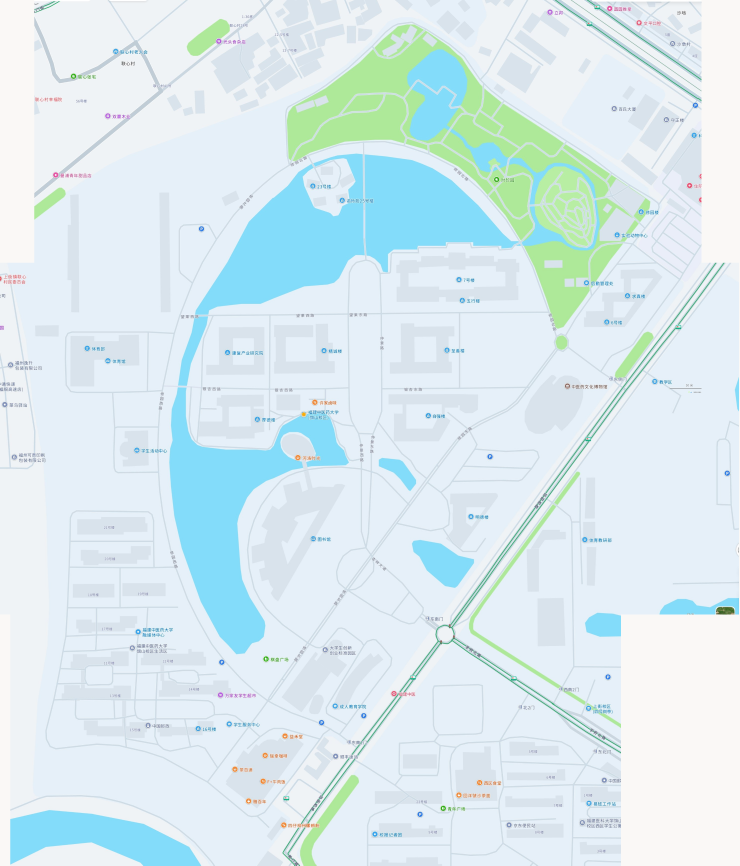
#> input picture _audit/campus_map_20261113/_data/amap/master.png, 2957 x 3463 px, found by its file name (shown at 1/4 size)
$ python r20_extract2.py
#> lines starting #> are read from the running program, lines starting #| are printed output that depends on the picture; after the words box and inside, x2 and y2 are one past the last pixel; in counts of white or black regions, pixels touching at a corner belong together
# -*- coding: utf-8 -*-
"""r20: extraction v2 - thinner morphology so that adjacent buildings stay separate."""
import os, json, time
import cv2, numpy as np

AMAP = r"C:\Users\Ko_Li\.openclaw\workspace\web\_audit\campus_map_20261113\_data\amap"
WORK = os.path.join(AMAP, "_work2")
t0 = time.time()
im = cv2.imread(os.path.join(AMAP, "master.png"))
#> im is the input picture: shape (3463, 2957, 3); mean B, G, R 240.3, 235.5, 217.7
H, W = im.shape[:2]
#> H = 3463; W = 2957
RGB = cv2.cvtColor(im, cv2.COLOR_BGR2RGB).astype(np.int16)
R, G, B = RGB[:, :, 0], RGB[:, :, 1], RGB[:, :, 2]

# ---------------- masks ----------------
d = np.maximum.reduce([np.abs(R - 217), np.abs(G - 227), np.abs(B - 236)])
bld = (d <= 10).astype(np.uint8)
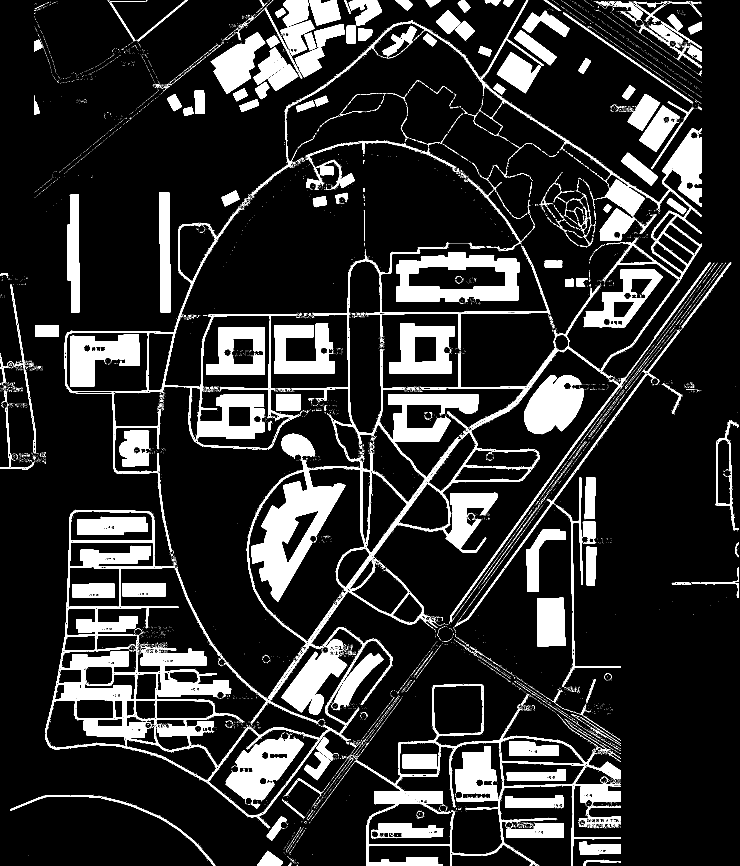
#> bld: shape (3463, 2957) (shown at 1/4 size); values 0 (black) and 1 (white), 14.1% white; 16490 white regions (15939 under 20 px), largest, box (x1, y1, x2, y2) and area: (700, 1397, 2159, 2895) 181386, (182, 2509, 1570, 3313) 102218, (1686, 488, 2806, 1660) 57304
bld = cv2.morphologyEx(bld, cv2.MORPH_OPEN, cv2.getStructuringElement(cv2.MORPH_RECT, (3, 3)))
#> bld: shape (3463, 2957); values 0 (black) and 1 (white), 11.8% white; 2473 white regions (1375 under 20 px), largest, box (x1, y1, x2, y2) and area: (1006, 1842, 1381, 2405) 73148, (1585, 1009, 2078, 1208) 53983, (903, 2944, 1215, 3233) 40201
print("building px", int(bld.sum()))
#| building px 1207621

water = ((B >= 200) & (R <= 190) & (G >= 185) & ((B - R) >= 45) & ((B - G) >= 12)).astype(np.uint8)
#> water: shape (3463, 2957); values 0 (black) and 1 (white), 8.7% white; 2659 white regions (2587 under 20 px), largest, box (x1, y1, x2, y2) and area: (677, 1549, 1396, 2617) 259851, (780, 614, 1459, 1260) 201443, (1458, 617, 2074, 1089) 156636
water = cv2.morphologyEx(water, cv2.MORPH_OPEN, cv2.getStructuringElement(cv2.MORPH_RECT, (3, 3)))
#> water: shape (3463, 2957); values 0 (black) and 1 (white), 8.6% white; 33 white regions (10 under 20 px), largest, box (x1, y1, x2, y2) and area: (677, 1549, 1395, 2617) 258771, (780, 657, 1459, 1259) 190066, (1458, 618, 2074, 1089) 156493
water = cv2.morphologyEx(water, cv2.MORPH_CLOSE, cv2.getStructuringElement(cv2.MORPH_RECT, (7, 7)))
#> water: shape (3463, 2957); values 0 (black) and 1 (white), 8.6% white; 15 white regions (4 under 20 px), largest, box (x1, y1, x2, y2) and area: (677, 614, 2083, 2617) 630322, (41, 3240, 804, 3463) 100019, (1630, 198, 2382, 818) 76385
green = ((G >= 185) & ((G - B) >= 30) & ((G - R) >= 25)).astype(np.uint8)
#> green: shape (3463, 2957); values 0 (black) and 1 (white), 4.8% white; 2076 white regions (1989 under 20 px), largest, box (x1, y1, x2, y2) and area: (1147, 123, 1930, 641) 91880, (2096, 791, 2529, 1315) 58803, (1170, 377, 1628, 644) 48232
green = cv2.morphologyEx(green, cv2.MORPH_OPEN, cv2.getStructuringElement(cv2.MORPH_RECT, (3, 3)))
#> green: shape (3463, 2957); values 0 (black) and 1 (white), 4.7% white; 88 white regions (18 under 20 px), largest, box (x1, y1, x2, y2) and area: (1147, 123, 1930, 640) 91872, (2096, 792, 2526, 1315) 58769, (1171, 377, 1628, 644) 48229
green = cv2.morphologyEx(green, cv2.MORPH_CLOSE, cv2.getStructuringElement(cv2.MORPH_RECT, (7, 7)))
#> green: shape (3463, 2957); values 0 (black) and 1 (white), 5% white; 25 white regions (8 under 20 px), largest, box (x1, y1, x2, y2) and area: (1147, 98, 2526, 1315) 384632, (2139, 666, 2379, 991) 50848, (1876, 1887, 2320, 2753) 19172
print("water px", int(water.sum()), "green px", int(green.sum()))
#| water px 879673 green px 510671


def comps(mask, min_area, simplify_eps=2.0, min_side_min=8.0, min_solidity=0.35):
#> called with min_area = 900, simplify_eps = 2, min_side_min = 8, min_solidity = 0.35
    n, lab, stats, cents = cv2.connectedComponentsWithStats(mask, 8)
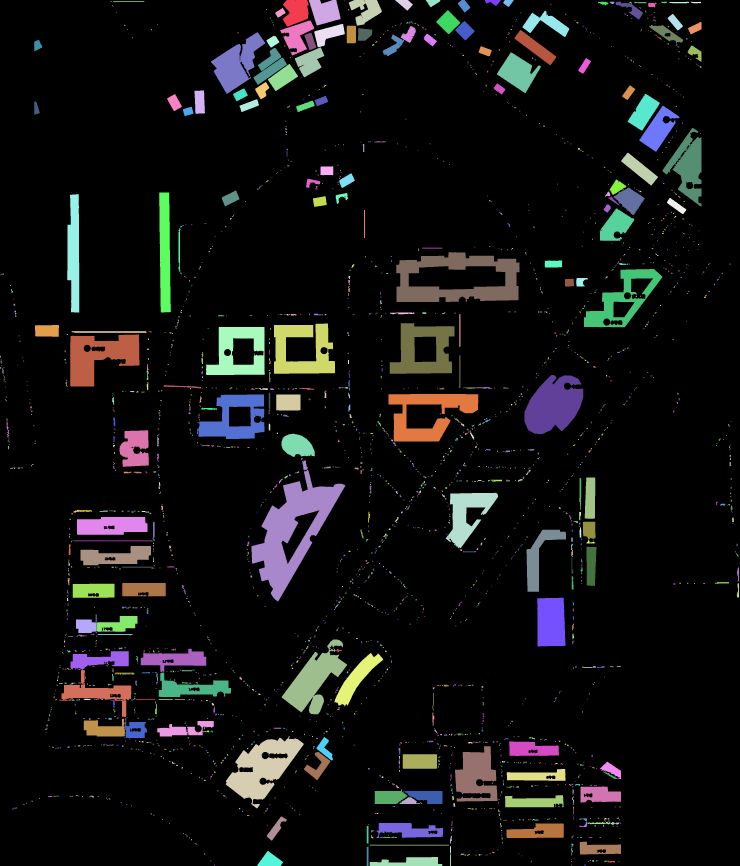
#> lab: shape (3463, 2957) int32 (shown at 1/4 size); 2474 distinct labels, from 0 to 2473; one colour per label, 0 black
#> n = 2474; stats = 2474 rows, first 6: [0, 0, 2957, 3463, 9032470], [1131, 0, 104, 106, 8203], [1236, 0, 126, 102, 9117], [1395, 0, 132, 102, 7541], [1581, 0, 70, 42, 1572], [1703, 0, 58, 29, 961]; cents = 2474 pairs, first value 0.5 to 2952.4, second value 3 to 3460.5
    out = []
    for k in range(1, n):
        x, y, w, h, a = [int(v) for v in stats[k]]
        if a < min_area or w < 6 or h < 6:
            continue
        sub = (lab[y:y + h, x:x + w] == k).astype(np.uint8)
        cnts, _ = cv2.findContours(sub, cv2.RETR_EXTERNAL, cv2.CHAIN_APPROX_SIMPLE)
        if not cnts:
            continue
        c = max(cnts, key=cv2.contourArea) + np.array([[x, y]], dtype=np.int32)
        ca = float(cv2.contourArea(c))
        if ca < min_area:
            continue
        hull = cv2.convexHull(c)
        ha = float(cv2.contourArea(hull))
        sol = ca / ha if ha > 0 else 0.0
        (rw, rh) = cv2.minAreaRect(c)[1]
        if min(rw, rh) < min_side_min or sol < min_solidity:
            continue
        approx = cv2.approxPolyDP(c, simplify_eps, True)
        pts = [[int(round(p[0][0])), int(round(p[0][1]))] for p in approx]
        if len(pts) < 3:
            continue
        out.append({"area": ca, "points": pts, "cx": float(cents[k][0]), "cy": float(cents[k][1]),
                    "bbox": [x, y, w, h], "solidity": sol,
                    "min_side": float(min(rw, rh)), "max_side": float(max(rw, rh)), "nvert": len(pts)})
#> this loop made 2473 passes
#> (x, y, w, h, a) on passes 7 to 9: (1940, 0, 63, 24, 829), (2013, 0, 42, 27, 720), (1378, 2, 3, 3, 9)
#> sub: shape (35, 290); values 0 (black) and 1 (white), 66.8% white; 2 black regions, box (x1, y1, x2, y2) and area: (0, 0, 247, 22) 2898, (273, 0, 290, 28) 475
#> after the loop, out = 112 items
    return out


buildings = comps(bld, 900)
#> buildings = 112 items
print("building comps", len(buildings))
#| building comps 112

nw, labw, statsw, centsw = cv2.connectedComponentsWithStats(water, 8)
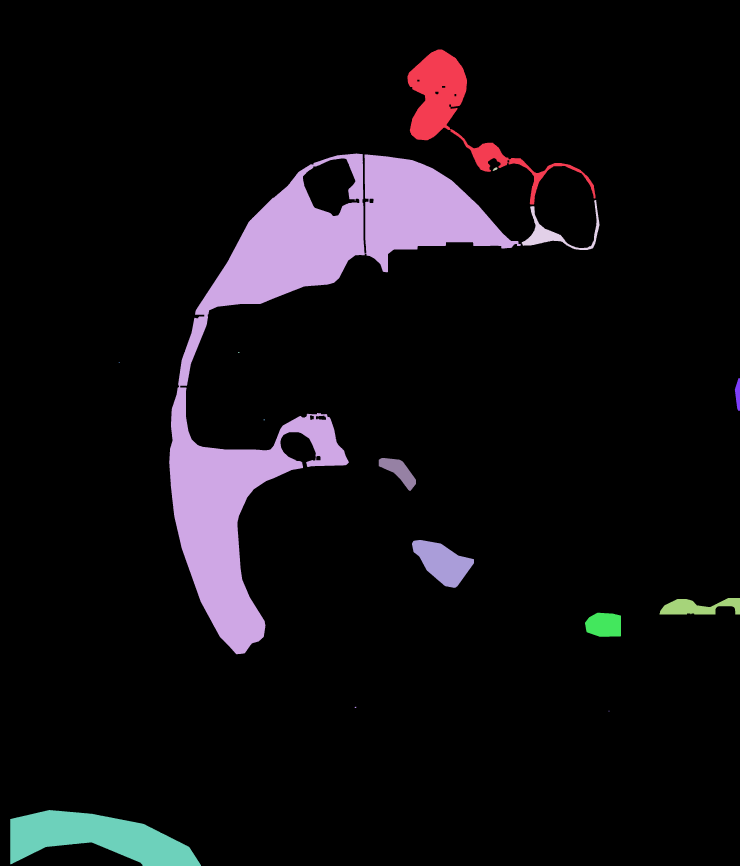
#> labw: shape (3463, 2957) int32 (shown at 1/4 size); 16 distinct labels, from 0 to 15; one colour per label, 0 black
#> nw = 16; statsw = 16 rows, first 6: [0, 0, 2957, 3463, 9360418], [1630, 198, 752, 620, 76385], [677, 614, 1406, 2003, 630322], [1971, 669, 19, 15, 152], [2087, 800, 311, 200, 11192], [952, 1409, 6, 3, 18]; centsw = 16 rows, first 8: [1501.6, 1744.2], [1823.2, 443.8], [1183.6, 1395.9], [1980.5, 675.8], [2215.7, 934.7], [954.5, 1410], [476.5, 1449], [2950.1, 1576.8]
water_polys, islands = [], []
for k in range(1, nw):
    x, y, w, h, a = [int(v) for v in statsw[k]]
    if a < 5000:
        continue
    sub = (labw[y:y + h, x:x + w] == k).astype(np.uint8)
    cnts, hier = cv2.findContours(sub, cv2.RETR_CCOMP, cv2.CHAIN_APPROX_SIMPLE)
    if hier is None:
        continue
    hier = hier[0]
    for ci, c in enumerate(cnts):
        if hier[ci][3] != -1:
            continue
        c = c + np.array([[x, y]], dtype=np.int32)
        ca = float(cv2.contourArea(c))
        if ca < 5000:
            continue
        ap = cv2.approxPolyDP(c, 3.0, True)
        water_polys.append({"area": ca, "points": [[int(round(p[0][0])), int(round(p[0][1]))] for p in ap]})
        child = hier[ci][2]
        while child != -1:
            ch = cnts[child] + np.array([[x, y]], dtype=np.int32)
            cha = float(cv2.contourArea(ch))
            if cha > 4000:
                ap2 = cv2.approxPolyDP(ch, 3.0, True)
                islands.append({"area": cha,
                                "points": [[int(round(p[0][0])), int(round(p[0][1]))] for p in ap2]})
            child = hier[child][0]
#> this loop made 15 passes
#> (x, y, w, h, a) on passes 1 to 12: (1630, 198, 752, 620, 76385), (677, 614, 1406, 2003, 630322), (1971, 669, 19, 15, 152), (2087, 800, 311, 200, 11192), (952, 1409, 6, 3, 18), (475, 1448, 4, 3, 12), (2939, 1513, 18, 130, 1514), (1054, 1678, 6, 3, 18), (1515, 1832, 149, 132, 8714), (1648, 2160, 248, 191, 26349), (2638, 2392, 319, 66, 12988), (2340, 2451, 144, 96, 11944)
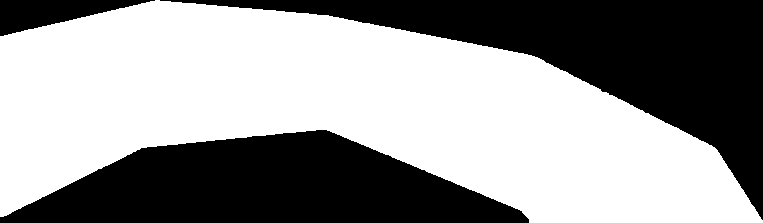
#> sub: shape (223, 763); values 0 (black) and 1 (white), 58.8% white; 3 black regions, box (x1, y1, x2, y2) and area: (160, 0, 763, 220) 35833, (0, 130, 529, 223) 31451, (0, 0, 155, 36) 2846
#> after the loop, c = contour of 696 points, box (x1, y1, x2, y2) (41, 3240, 804, 3463), area 99150; islands = 1 item; water_polys = 8 items
greens = comps(green, 4000, simplify_eps=3.0, min_side_min=6.0, min_solidity=0.10)
#> call 2 of comps, with min_area = 4000, simplify_eps = 3, min_side_min = 6, min_solidity = 0.1
#> in comps (call 2), `n, lab, stats, cents = cv2.connectedComponentsWithStats(mask, 8)`:
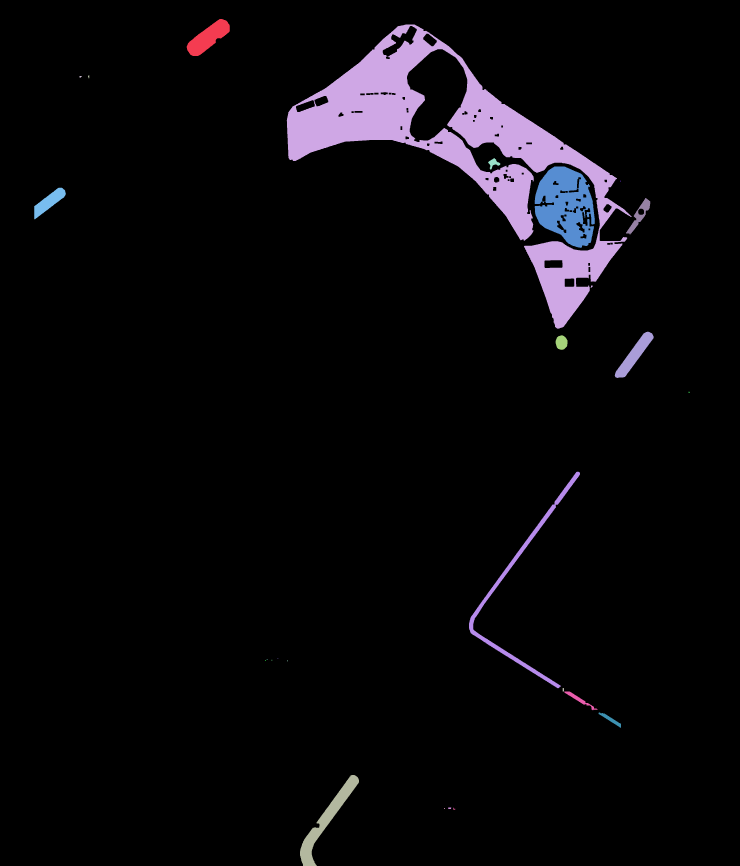
#> lab: shape (3463, 2957) int32 (shown at 1/4 size); 26 distinct labels, from 0 to 25; one colour per label, 0 black
#> in comps (call 2), `n, lab, stats, cents = cv2.connectedComponentsWithStats(mask, 8)`: n = 26; stats = 26 rows, first 6: [0, 0, 2957, 3463, 9729420], [747, 76, 172, 148, 12282], [1147, 98, 1379, 1217, 384632], [352, 301, 5, 12, 42], [318, 304, 9, 8, 42], [1953, 633, 48, 45, 967]; cents = 26 pairs, first value 195.8 to 2755.9, second value 150.4 to 3281.4
#> the loop in comps (call 2), `for k in range(1, n):` made 25 passes
#> (x, y, w, h, a) on passes 3, 4, 5, 7, 9, 11, 12, 14, 15, 16, 17, 18: (352, 301, 5, 12, 42), (318, 304, 9, 8, 42), (1953, 633, 48, 45, 967), (2480, 723, 3, 3, 9), (2504, 792, 97, 146, 3876), (2222, 1341, 48, 58, 2160), (2754, 1567, 5, 4, 19), (1110, 2633, 3, 3, 9), (1067, 2636, 3, 3, 9), (1086, 2639, 3, 4, 12), (1061, 2640, 3, 3, 9), (1148, 2642, 3, 3, 9)
#> (x, y, w, h, a, ca, ha, sol) on passes 1, 2, 6, 8, 10, 13: (747, 76, 172, 148, 12282, 12067, 12520.5, 0.964), (1147, 98, 1379, 1217, 384632, 401150.5, 892774.5, 0.449), (2139, 666, 240, 325, 50848, 55068, 58882, 0.935), (137, 751, 126, 126, 6397, 6231, 6437, 0.968), (2459, 1327, 156, 185, 9133, 8921, 9200, 0.97), (1876, 1887, 444, 866, 19172, 18152, 185184.5, 0.098)
#> after the loop in comps (call 2), `for k in range(1, n):`:
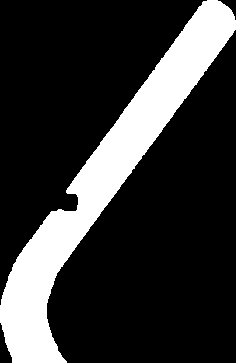
#> sub: shape (363, 236); values 0 (black) and 1 (white), 20.9% white; 1 white region, box (x1, y1, x2, y2) and area: (0, 0, 236, 363) 17864
#> after the loop in comps (call 2), `for k in range(1, n):`: out = 6 items
#> greens = 6 items
print("water polys", len(water_polys), "islands", len(islands), "green comps", len(greens))
#| water polys 8 islands 1 green comps 6

json.dump({"master_size": [W, H], "buildings": buildings, "water": water_polys,
           "islands": islands, "green": greens},
          open(os.path.join(WORK, "extract_raw2.json"), "w", encoding="utf-8"), ensure_ascii=False)

# debug overlay
vis = im.copy()
for k, c in enumerate(buildings):
    pts = np.array(c["points"], np.int32)
    cv2.polylines(vis, [pts], True, (0, 0, 255), 2)
    cv2.putText(vis, str(k), (int(c["cx"]) - 8, int(c["cy"]) + 4), cv2.FONT_HERSHEY_SIMPLEX, 0.75,
                (255, 255, 255), 4, cv2.LINE_AA)
    cv2.putText(vis, str(k), (int(c["cx"]) - 8, int(c["cy"]) + 4), cv2.FONT_HERSHEY_SIMPLEX, 0.75,
                (0, 0, 220), 1, cv2.LINE_AA)
#> this loop made 112 passes
#> pts on passes 12, 15, 20, 24, 31, 36, 37, 39, 40, 41, 43, 46: [[2805, 88], [2752, 112], [2762, 136], [2805, 117]], [[1389, 103], [1387, 171], [1422, 172], [1423, 104]], [[1245, 131], [1218, 139], [1238, 200], [1264, 190]], [[155, 159], [137, 167], [137, 204], [168, 189]], [[1158, 256], [1072, 317], [1102, 363], [1191, 306]], [[815, 362], [778, 364], [783, 454], [819, 451]], [[700, 377], [669, 393], [695, 443], [726, 427]], [[1304, 384], [1258, 400], [1267, 424], [1312, 406]], [[1028, 397], [959, 422], [966, 447], [1034, 421]], [[1251, 403], [1184, 426], [1190, 447], [1257, 424]], [[766, 427], [732, 437], [738, 463], [773, 453]], [[1332, 666], [1284, 666], [1282, 699], [1331, 700]]
cv2.imwrite(os.path.join(WORK, "d_buildings2.png"),
            cv2.resize(vis, (1500, int(H * 1500.0 / W)), interpolation=cv2.INTER_AREA))
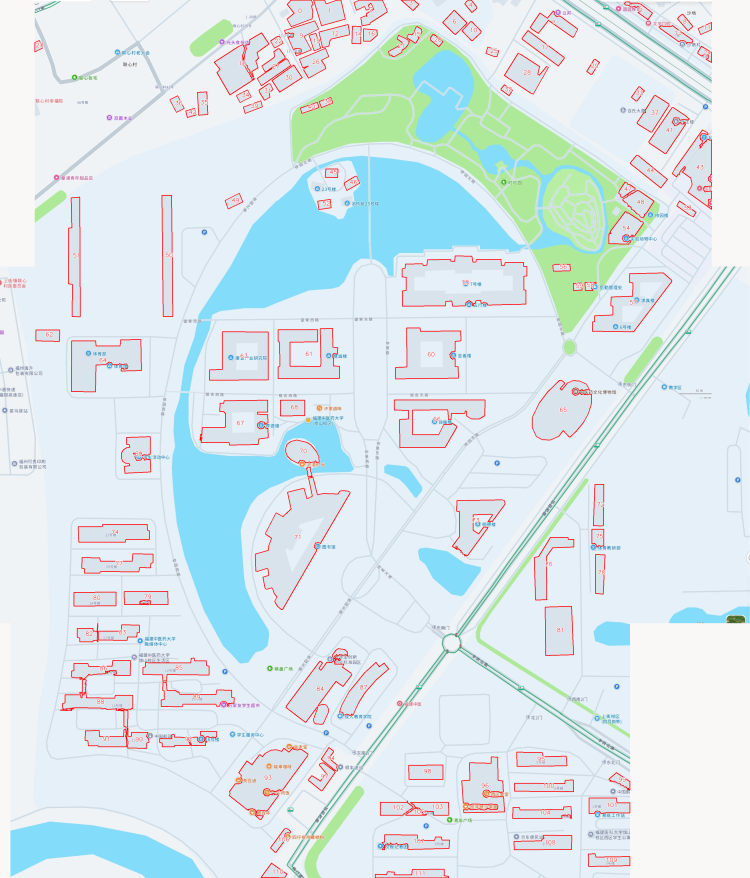
#> saved as d_buildings2.png: shape (1756, 1500, 3) (shown at 1/2 size); mean B, G, R 236.2, 231.6, 218.4
print("done in %.1fs" % (time.time() - t0))
